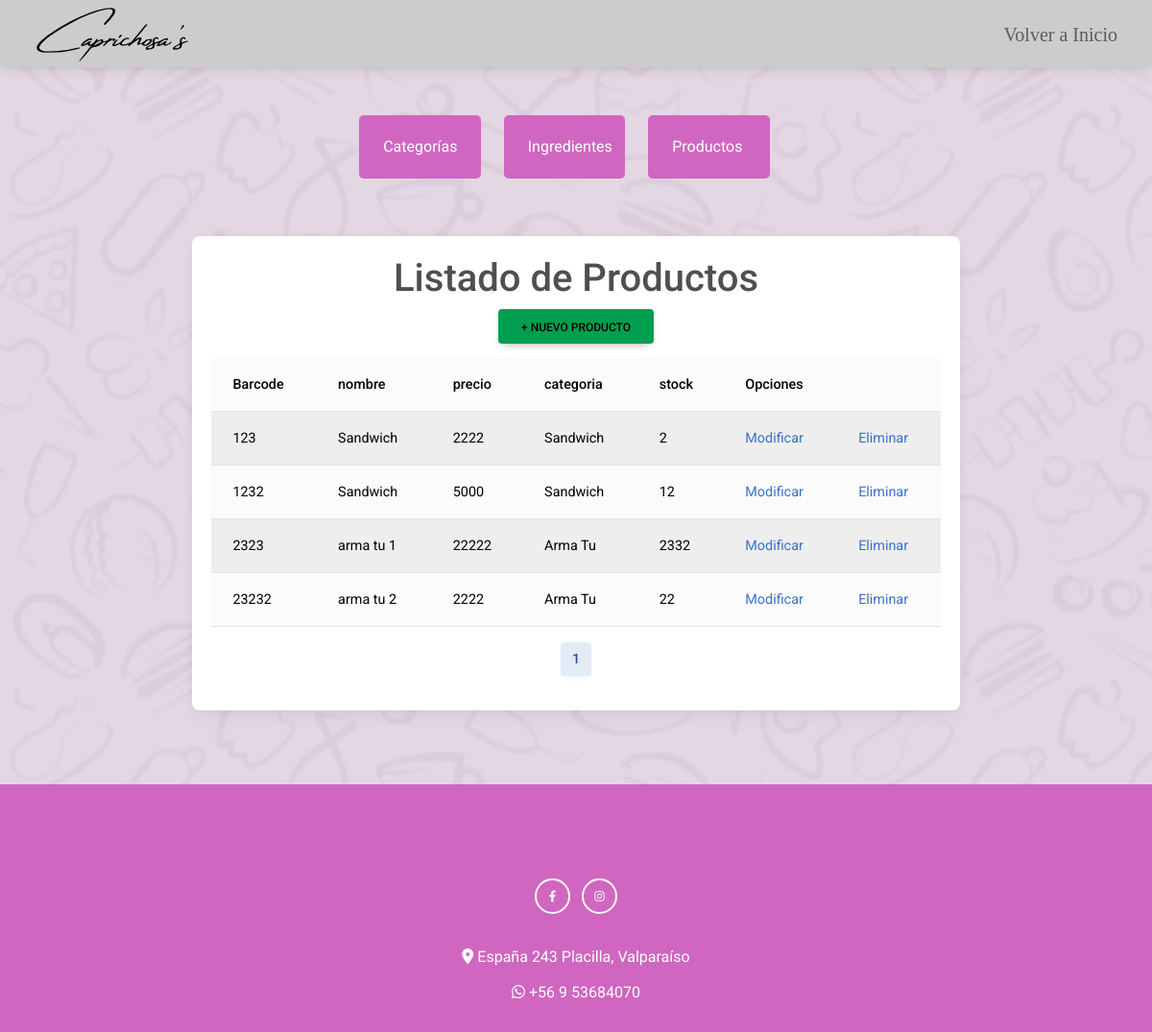
/crud/Listado-productos, run on an earlier commit of the app's database.
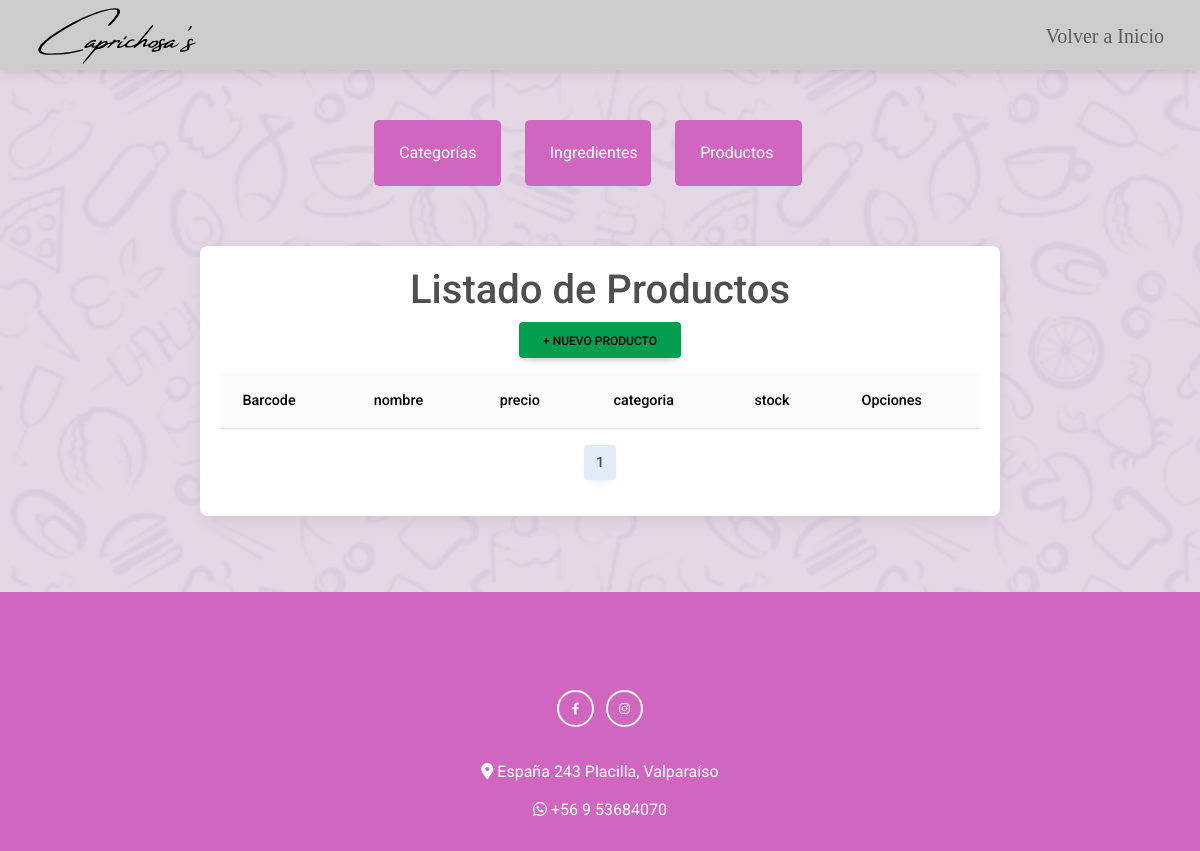
And on a later commit of the database.
### core/models.py (models this page shows, shortened)
class PRODUCTO(models.Model):
    Barcode = models.CharField(max_length=50 ,primary_key=True ,verbose_name='Barcode')
    nombre =  models.CharField(max_length=50 ,verbose_name='nombre')
    slug = AutoSlugField(populate_from='nombre')
    precio = models.IntegerField(verbose_name='precio')
    stock = models.IntegerField(verbose_name='stock')
    imgurl = models.CharField(max_length=600,verbose_name='url_img')
    descripcion = models.TextField(max_length=600,verbose_name='descripcion',null=True)
    is_activo = models.BooleanField(default=True)
    destacado = models.BooleanField(default=False)
    categoria = models.ForeignKey(CATEGORIA,on_delete=models.CASCADE)

class CATEGORIA(models.Model):
    nombre = models.CharField(max_length=50,primary_key=True, verbose_name='nombre de la categoria')
    slug = AutoSlugField(populate_from='nombre')
    is_activo = models.BooleanField(default=True)
    def __str__(self) -> str:
        return self.nombre

### core/views.py (the view)
# urls.py: path("crud/Listado-productos",Lproductos,name="Lproductos"),
def Lproductos(request):
    productos = PRODUCTO.objects.all()
    paginator = Paginator(productos, 15)  # 15 productos por página
    page_number = request.GET.get('page')
    productos = paginator.get_page(page_number)
    context = {'productos': productos}
    return render(request, 'core/Crud/Listas/Lproductos.html', context)

### core/context_processor.py (called while the page is built)
def importe_total_carro(request):
    total=0
    if 'carro' in request.session:
        for key, value in request.session["carro"].items():
            total += int(value["acumulado"])
    return {'importe_total_carro':total}

### core/templates/core/Crud/Listas/Lproductos.html (shortened to what this page needs)
{% extends 'core/Crud/crud.html' %}
{% load static %}
{% block content %}
<div class="container">
  <div class="card">
    <h1>Listado de Productos</h1>
    <li style="list-style: none;">
      <a class="btn new" href="{% url 'Productoform' %}">+ Nuevo Producto</a>
    </li>
    <div class="row">
      <table class="table table-light table-striped">
        <thead>
          <tr>
            <th scope="col">Barcode</th>
            <th scope="col">nombre</th>
            <th scope="col">precio</th>
            <th scope="col">categoria</th>
            <th scope="col">stock</th>
            <th scope="col" colspan="2">Opciones</th>
          </tr>
        </thead>
        <tbody>
          {% for ve in productos %}
          <tr>
            <td>{{ve.Barcode}}</td>
            <td>{{ve.nombre}}</td>
            <td>{{ve.precio}}</td>
            <td>{{ve.categoria}}</td>
            <td>{{ve.stock}}</td>
            <td><a href="{% url 'Mod_Producto' ve.Barcode %}">Modificar</a></td>
            <td><a href="{% url 'delete_Producto' ve.Barcode %}">Eliminar</a></td>
          </tr>
          {% endfor %}
        </tbody>
      </table>
    </div>
    <div class="row">
      <nav aria-label="Page navigation">
        <ul class="pagination justify-content-center">
          {% for page in productos.paginator.page_range %}
          {% if productos.number == page %}
          <li class="page-item active"><a class="page-link" href="?page={{ page }}">{{ page }}</a></li>
          {% else %}
          <li class="page-item"><a class="page-link" href="?page={{ page }}">{{ page }}</a></li>
          {% endif %}
          {% endfor %}
        </ul>
      </nav>
    </div>
  </div>
</div>
{% endblock %}

### core/templates/core/Crud/crud.html (shortened to what this page needs)
<!DOCTYPE html>
<html lang="es">
  {%load static%}
<head>
  <link rel="stylesheet" href="{% static 'core/css/styles.css'%}">
  <link href="https://cdnjs.cloudflare.com/ajax/libs/font-awesome/6.0.0/css/all.min.css" rel="stylesheet" />
  <link href="https://cdnjs.cloudflare.com/ajax/libs/mdb-ui-kit/6.2.0/mdb.min.css" rel="stylesheet" />
</head>
<body class="crud">
  <header>
    <nav class="navbar navbar-expand-lg">
      <div class="container-fluid">
        <a class="navbar-brand" href="/"><img class="px-4" src="{% static 'core/img/logo.svg'%}" alt="Logo" height="60"></a>
        <div class="collapse navbar-collapse justify-content-end" id="navbarNavAltMarkup">
          <ul class="navbar-nav">
            <li class="nav-item">
              <a class="nav-link px-4" href="/">Volver a Inicio</a>
            </li>
          </ul>
        </div>
      </div>
    </nav>
  </header>
  <div class="containercrud">
    <div class="row justify-content-center">
      <div class="col-12 col-md-6 col-lg-4">
        <a class="custom-btn" href="{% url 'Lcategorias' %}">Categorías</a>
      </div>
      <div class="col-12 col-md-6 col-lg-4">
        <a class="custom-btn" href="{% url 'Lingredientes' %}">Ingredientes</a>
      </div>
      <div class="col-12 col-md-6 col-lg-4">
        <a class="custom-btn" href="{% url 'Lproductos' %}">Productos</a>
      </div>
    </div>
  </div>
  <section>
    {% block content %}
    {% endblock %}
  </section>
<br>
<br>
<br>
  <footer class="footer text-center text-white">
    <div class="container p-4 pb-0">
      <div class="mb-4">
        <a class="btn btn-outline-light btn-floating m-1" href="#!" target="_blank" role="button"><i class="fab fa-facebook-f"></i></a>
        <a class="btn btn-outline-light btn-floating m-1" href="https://www.instagram.com/caprichosas_cafe/" target="_blank"
          role="button"><i class="fab fa-instagram"></i></a>
      </div>
    </div>
    <div class="text-center p-1">
      <i class="fas fa-location-dot"></i> España 243 Placilla, Valparaíso
    </div>
    <div class="wanumber text-center p-2">
      <i class="fab fa-whatsapp"></i> +56 9 53684070
    </div>
  </footer>
</body>
</html>

### core/static/core/css/styles.css (style rules this page uses)
body { background-image: url(../img/bodybg.png); background-repeat: no-repeat; background-attachment: fixed; background-size: cover; }
.navbar { background-color: #CCCCCC; height: 70px; }
#navbarNavAltMarkup { font-size: 20px; background-color: #CCCCCC; }
.footer { background-color: #D066C0; padding-bottom: 140px; }
.nav-link { font-family: vertiky; --nav-pills-link-font-size: 100px; }
.row { width: 100%; }
.crud .container { margin-top: 50px; display: flex; align-items: center; justify-content: center; }
.crud .card { width: 800px; padding: 20px; align-items: center; justify-content: center; }
.crud .new { color: #000000; background-color: #009e4f; margin-bottom: 15px; }
.containercrud { max-width: 600px; margin: 0 auto; padding-top: 20px; }
.custom-btn { display: block; width: 100%; text-align: center; margin-bottom: 10px; padding-top: 20px; padding-bottom: 20px; padding-left: 25px; padding-right: 30px; background-color: #D066C0; color: #ffffff; text-decoration: none; border-radius: 5px; transition: background-color 0.3s ease; }
.crud { display: flex; flex-direction: column; min-height: 100vh; }
.crud .containercrud { flex-grow: 1; padding-top: 50px; }
.crud .footer { padding: 20px 0; text-align: center; }

What changed in the data, as far as the page shows it:
removed PRODUCTO: Barcode "123", nombre "Sandwich", precio "2222", categoria "Sandwich", stock "2"
removed PRODUCTO: Barcode "1232", nombre "Sandwich", precio "5000", categoria "Sandwich", stock "12"
removed PRODUCTO: Barcode "2323", nombre "arma tu 1", precio "22222", categoria "Arma Tu", stock "2332"
removed PRODUCTO: Barcode "23232", nombre "arma tu 2", precio "2222", categoria "Arma Tu", stock "22"
